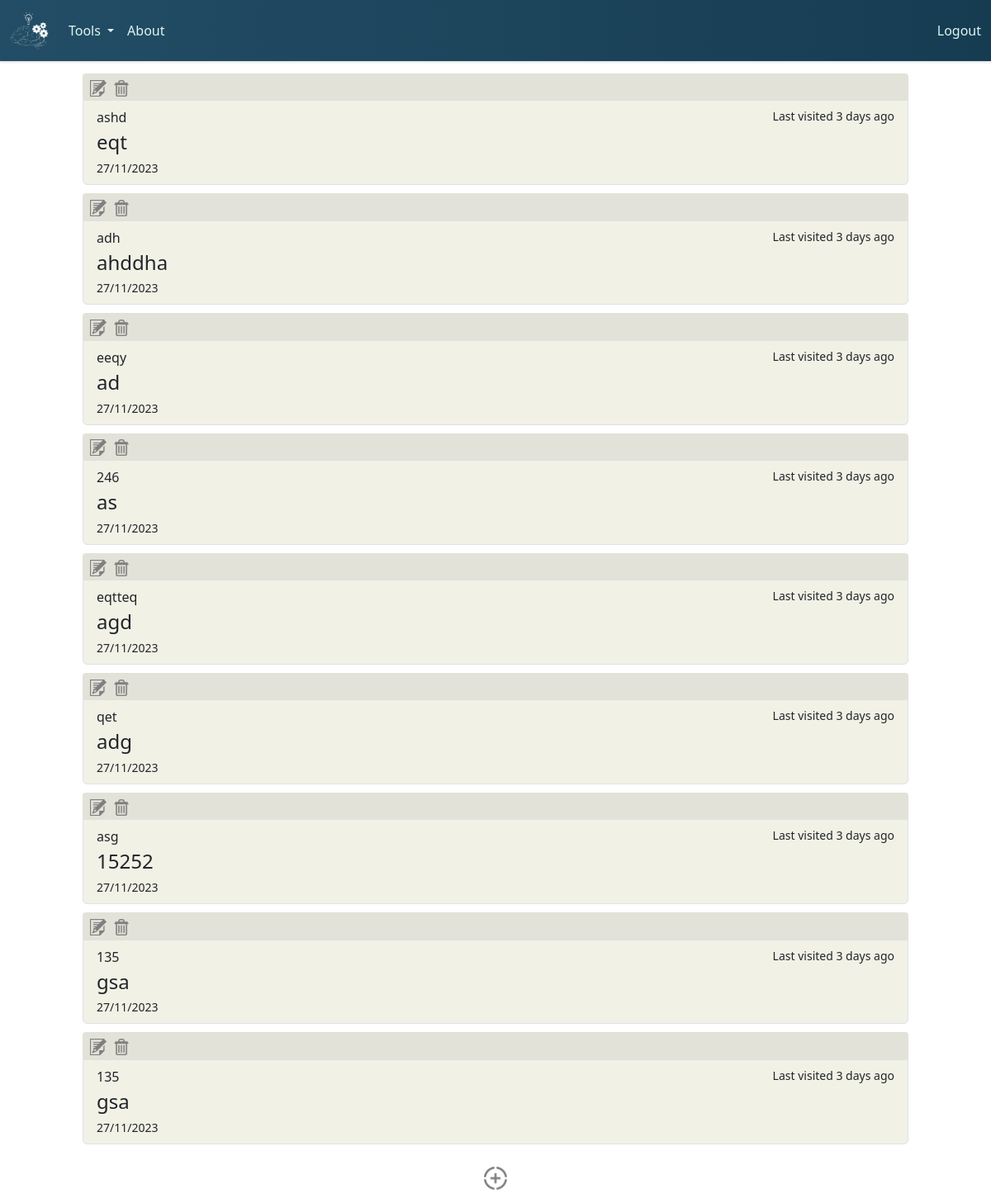
The app's page /flashcards (signed in), older data.
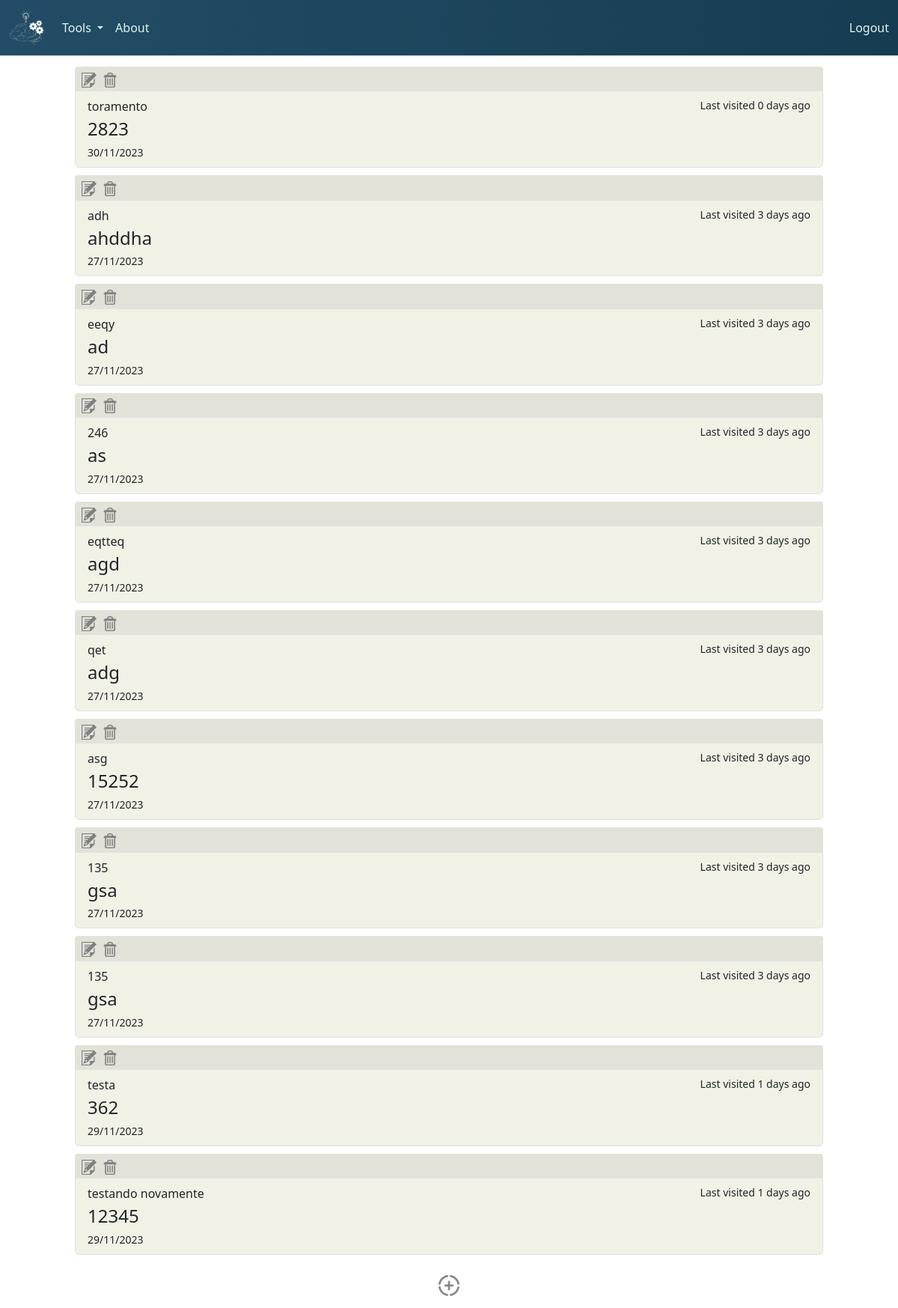
The same page, newer data.
### tables this page shows
CREATE TABLE flashcards (
    flashcard_id INTEGER PRIMARY KEY,
    user_id INTEGER,
    topic TEXT,
    question TEXT,
    answer TEXT,
    timestamp DATETIME DEFAULT CURRENT_TIMESTAMP,
    FOREIGN KEY (user_id) REFERENCES users(user_id)
);

### app/app.py (the view)
@app.route("/flashcards", methods=["GET", "POST"])
@login_required
def flashcards():
    user_id = session.get("user_id")
    user_flashcards = get_flashcards(user_id)
    for flashcard in user_flashcards:
        flashcard["time_ago"] = get_date_difference(flashcard["timestamp"])
    return render_template("flashcards.html", flashcards=user_flashcards)

### app/app.py (called while the page is built)
@app.after_request
def after_request(response):
    response.headers["Cache-Control"] = "no-cache, no-store, must-revalidate"
    response.headers["Expires"] = 0
    response.headers["Pragma"] = "no-cache"
    return response

### app/helpers.py (called while the page is built)
def login_required(f):
    @wraps(f)
    def decorated_function(*args, **kwargs):
        if session.get("user_id") is None:
            return redirect("/login")
        return f(*args, **kwargs)
    return decorated_function

def get_db():
    db = getattr(g, "_database", None)
    if db is None:
        db = g._database = sqlite3.connect("../db/learning.db")
    return db

def get_flashcards(user_id):
    user_flashcards = []
    with get_db() as db:
        cursor = db.cursor()
        cursor.execute("SELECT flashcard_id, topic, question, answer, timestamp FROM flashcards WHERE user_id = ?",
                   (user_id,))
        rows = cursor.fetchall()
        for row in rows:
            timestamp_str = row[4]
            timestamp = datetime.strptime(timestamp_str, "%Y-%m-%d %H:%M:%S")
            flashcards_dict = {
                "flashcard_id": row[0],
                "topic": row[1],
                "question": row[2],
                "answer" : row[3],
                "timestamp": timestamp.strftime("%d/%m/%Y")
            }
            user_flashcards.append(flashcards_dict)
    return user_flashcards

def get_date_difference(date):
    date_object = datetime.strptime(date, "%d/%m/%Y")
    current_date = datetime.now()
    date_difference = current_date - date_object
    days_difference = date_difference.days
    return days_difference

### app/templates/flashcards.html (shortened to what this page needs)
{% extends "layout.html" %}
{% block main %}
    <link rel="stylesheet" href="../static/css/flashcards.css">
    <div id="flashcards" class="buttons-container">
        {% if flashcards %}
            {% for flashcard in flashcards %}
                <ul class="list-group buttons">
                    <div class="flashcard-buttons">
                        <button class="edit-button" type="button">
                            <img class="edit-icon" src="../static/images/edit-icon.png">
                        </button>
                        <button class="delete-button">
                            <img class="delete-icon" src="../static/images/delete-icon.png">
                        </button>
                    </div>
                    <a href="#" class="list-group-item list-group-item-action flex-column align-items-start buttons">
                            <div class="d-flex w-100 justify-content-between">
                            <p class="mb-1 flashcard-topic">{{ flashcard["topic"] }}</p>
                            <small class="time-ago">Last visited {{ flashcard["time_ago"] }} days ago</small>
                        </div>
                        <h4 class="mb-1 flashcard-question">{{ flashcard["question"] }}</h4>
                        <small class="flashcard-timestamp">{{ flashcard["timestamp"] }}</small>
                    </a>
                </ul>
            {% endfor %}
        {% else %}
            <div id="no-flashcards-div">
                <h1 id="no-flashcards-message">You currently don't have any flashcards! Click the button below to create one.</h1>
            </div>
        {% endif %}
        <div id="add-button-div" class="container-fluid">
            <button id="create-flashcard-button">
                <img id="add-icon" src="../static/images/add-icon.png" alt="Image">
            </button>
        </div>
    </div>
{% endblock %}

### app/templates/layout.html (shortened to what this page needs)
<!DOCTYPE html>
<html lang="en">
<head>
    <link rel="stylesheet" href="../static/js/node_modules/bootstrap/dist/css/bootstrap.min.css">
    <link rel="stylesheet" href="../static/css/layout.css">
</head>
<body>
    <nav class="navbar navbar-expand-lg bg-navy">
        <div class="container-fluid">
            <a class="navbar-elements navbar-brand" href="/" >
                <img src="../static/images/logo-inverse.png" id="navbar-logo">
            </a>
        <div class="collapse navbar-collapse" id="navbarSupportedContent">
            <ul class="navbar-nav me-auto mb-2 mb-lg-0">
                <li class="nav-item dropdown">
                    <a class="navbar-elements nav-link dropdown-toggle" href="#" role="button" data-bs-toggle="dropdown" aria-expanded="false">
                    Tools
                    </a>
                </li>
                <li class="nav-item">
                    <a class="nav-link navbar-elements" aria-current="page" href="/about">About</a>
                </li>
            </ul>
        <a class="nav-link navbar-elements" aria-current="page" href="/logout">Logout</a>
        </div>
    </nav>
    <main>
        {% block main %}{% endblock %}
    </main>
</body>
</html>

### app/static/css/layout.css (style rules this page uses)
.navbar-elements, .dropdown-item { color: #dff5f1; }
.bg-navy { background: linear-gradient(90deg, #234d66, #163c52); box-shadow: 0 2px 2px rgba(0, 0, 0, 0.1); }
#navbar-logo { max-height: 6vh; }

### app/static/css/flashcards.css (style rules this page uses)
.buttons { background-color: #F1F1E6; width: 125vh; }
.buttons-container { display: flex; flex-direction: column; align-items: center; justify-content: center; margin: 10px; padding: 5px; }
.buttons-container ul { margin-bottom: 10px; }
.flashcard-buttons { display: flex; flex-direction: row; background-color: #e2e2d8; border-radius: 4px 4px 0 0; padding: 0.4vh; }
.edit-button { border: none; background-color: rgba(0, 0, 0, 0); margin-right: 1vh; max-width: 2.5vh; }
.delete-button { border: none; background-color: rgba(0, 0, 0, 0); max-width: 2.5vh; }
.edit-icon { max-width: 2.5vh; }
.delete-icon { max-width: 2.5vh; }
#add-button-div { margin-top: 2vh; display: flex; justify-content: center; }
#create-flashcard-button { border: none; background-color: rgba(0, 0, 0, 0); }
#add-icon { max-width: 3.5vh; }

Row changes from the older to the newer data that the page shows:
removed flashcards: topic "ashd", time_ago "3", question "eqt", timestamp "27/11/2023"
added flashcards: topic "toramento", time_ago "0", question "2823", timestamp "30/11/2023"
added flashcards: topic "testa", time_ago "1", question "362", timestamp "29/11/2023"
added flashcards: topic "testando novamente", time_ago "1", question "12345", timestamp "29/11/2023"
